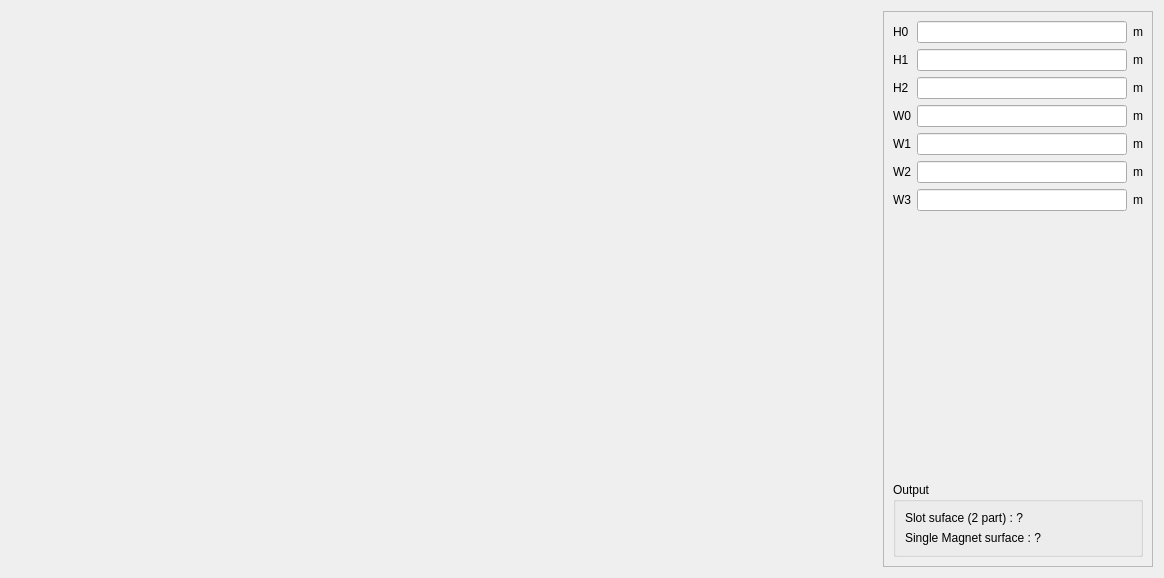
<?xml version="1.0" encoding="UTF-8"?>
<ui version="4.0">
 <class>PHoleM61</class>
 <widget class="QWidget" name="PHoleM61">
  <property name="geometry">
   <rect>
    <x>0</x>
    <y>0</y>
    <width>1164</width>
    <height>578</height>
   </rect>
  </property>
  <property name="minimumSize">
   <size>
    <width>0</width>
    <height>0</height>
   </size>
  </property>
  <property name="maximumSize">
   <size>
    <width>16777215</width>
    <height>16777215</height>
   </size>
  </property>
  <property name="windowTitle">
   <string>Form</string>
  </property>
  <layout class="QHBoxLayout" name="horizontalLayout">
   <item>
    <layout class="QVBoxLayout" name="verticalLayout_2">
     <item>
      <widget class="QLabel" name="img_slot">
       <property name="sizePolicy">
        <sizepolicy hsizetype="Preferred" vsizetype="Preferred">
         <horstretch>0</horstretch>
         <verstretch>0</verstretch>
        </sizepolicy>
       </property>
       <property name="minimumSize">
        <size>
         <width>0</width>
         <height>0</height>
        </size>
       </property>
       <property name="maximumSize">
        <size>
         <width>16777215</width>
         <height>16777215</height>
        </size>
       </property>
       <property name="text">
        <string/>
       </property>
       <property name="pixmap">
        <pixmap resource="../../../../Resources/pyleecan.qrc">:/images/images/MachineSetup/SMHoleMag/HoleM61_mag_int_rotor.png</pixmap>
       </property>
       <property name="scaledContents">
        <bool>false</bool>
       </property>
       <property name="alignment">
        <set>Qt::AlignCenter</set>
       </property>
      </widget>
     </item>
    </layout>
   </item>
   <item>
    <widget class="QScrollArea" name="scrollArea">
     <property name="minimumSize">
      <size>
       <width>270</width>
       <height>0</height>
      </size>
     </property>
     <property name="maximumSize">
      <size>
       <width>270</width>
       <height>16777215</height>
      </size>
     </property>
     <property name="widgetResizable">
      <bool>true</bool>
     </property>
     <widget class="QWidget" name="scrollAreaWidgetContents">
      <property name="geometry">
       <rect>
        <x>0</x>
        <y>0</y>
        <width>268</width>
        <height>554</height>
       </rect>
      </property>
      <layout class="QVBoxLayout" name="verticalLayout_3">
       <item>
        <layout class="QGridLayout" name="gridLayout">
         <item row="0" column="1">
          <widget class="FloatEdit" name="lf_H0"/>
         </item>
         <item row="1" column="1">
          <widget class="FloatEdit" name="lf_H1"/>
         </item>
         <item row="3" column="1">
          <widget class="FloatEdit" name="lf_W0"/>
         </item>
         <item row="3" column="0">
          <widget class="QLabel" name="in_W0">
           <property name="text">
            <string>W0</string>
           </property>
          </widget>
         </item>
         <item row="4" column="1">
          <widget class="FloatEdit" name="lf_W1"/>
         </item>
         <item row="1" column="2">
          <widget class="QLabel" name="unit_H1">
           <property name="text">
            <string>m</string>
           </property>
          </widget>
         </item>
         <item row="6" column="2">
          <widget class="QLabel" name="unit_W3">
           <property name="text">
            <string>m</string>
           </property>
          </widget>
         </item>
         <item row="5" column="2">
          <widget class="QLabel" name="unit_W2">
           <property name="text">
            <string>m</string>
           </property>
          </widget>
         </item>
         <item row="0" column="2">
          <widget class="QLabel" name="unit_H0">
           <property name="text">
            <string>m</string>
           </property>
          </widget>
         </item>
         <item row="5" column="0">
          <widget class="QLabel" name="in_W2">
           <property name="text">
            <string>W2</string>
           </property>
          </widget>
         </item>
         <item row="0" column="0">
          <widget class="QLabel" name="in_H0">
           <property name="text">
            <string>H0</string>
           </property>
          </widget>
         </item>
         <item row="3" column="2">
          <widget class="QLabel" name="unit_W0">
           <property name="text">
            <string>m</string>
           </property>
          </widget>
         </item>
         <item row="1" column="0">
          <widget class="QLabel" name="in_H1">
           <property name="text">
            <string>H1</string>
           </property>
          </widget>
         </item>
         <item row="5" column="1">
          <widget class="FloatEdit" name="lf_W2"/>
         </item>
         <item row="6" column="0">
          <widget class="QLabel" name="in_W3">
           <property name="text">
            <string>W3</string>
           </property>
          </widget>
         </item>
         <item row="4" column="0">
          <widget class="QLabel" name="in_W1">
           <property name="text">
            <string>W1</string>
           </property>
          </widget>
         </item>
         <item row="6" column="1">
          <widget class="FloatEdit" name="lf_W3"/>
         </item>
         <item row="4" column="2">
          <widget class="QLabel" name="unit_W1">
           <property name="text">
            <string>m</string>
           </property>
          </widget>
         </item>
         <item row="2" column="0">
          <widget class="QLabel" name="in_H2">
           <property name="text">
            <string>H2</string>
           </property>
          </widget>
         </item>
         <item row="2" column="2">
          <widget class="QLabel" name="unit_H2">
           <property name="text">
            <string>m</string>
           </property>
          </widget>
         </item>
         <item row="2" column="1">
          <widget class="FloatEdit" name="lf_H2">
           <property name="text">
            <string/>
           </property>
          </widget>
         </item>
        </layout>
       </item>
       <item>
        <widget class="WMatSelect" name="w_mat_4" native="true"/>
       </item>
       <item>
        <widget class="WMatSelect" name="w_mat_0" native="true">
         <property name="minimumSize">
          <size>
           <width>100</width>
           <height>0</height>
          </size>
         </property>
        </widget>
       </item>
       <item>
        <widget class="WMatSelect" name="w_mat_1" native="true">
         <property name="minimumSize">
          <size>
           <width>100</width>
           <height>0</height>
          </size>
         </property>
        </widget>
       </item>
       <item>
        <widget class="WMatSelect" name="w_mat_2" native="true">
         <property name="minimumSize">
          <size>
           <width>100</width>
           <height>0</height>
          </size>
         </property>
        </widget>
       </item>
       <item>
        <widget class="WMatSelect" name="w_mat_3" native="true"/>
       </item>
       <item>
        <spacer name="verticalSpacer_2">
         <property name="orientation">
          <enum>Qt::Vertical</enum>
         </property>
         <property name="sizeHint" stdset="0">
          <size>
           <width>20</width>
           <height>40</height>
          </size>
         </property>
        </spacer>
       </item>
       <item>
        <widget class="QGroupBox" name="g_output">
         <property name="minimumSize">
          <size>
           <width>200</width>
           <height>0</height>
          </size>
         </property>
         <property name="title">
          <string>Output</string>
         </property>
         <layout class="QVBoxLayout" name="verticalLayout">
          <item>
           <widget class="QLabel" name="out_slot_surface">
            <property name="text">
             <string>Slot suface (2 part) : ?</string>
            </property>
           </widget>
          </item>
          <item>
           <widget class="QLabel" name="out_magnet_surface">
            <property name="text">
             <string>Single Magnet surface : ?</string>
            </property>
           </widget>
          </item>
         </layout>
        </widget>
       </item>
      </layout>
     </widget>
    </widget>
   </item>
  </layout>
 </widget>
 <customwidgets>
  <customwidget>
   <class>WMatSelect</class>
   <extends>QWidget</extends>
   <header>......GUI.Dialog.DMatLib.WMatSelect.WMatSelect.h</header>
   <container>1</container>
  </customwidget>
  <customwidget>
   <class>FloatEdit</class>
   <extends>QLineEdit</extends>
   <header>......GUI/Tools/FloatEdit.h</header>
  </customwidget>
 </customwidgets>
 <tabstops>
  <tabstop>lf_H0</tabstop>
  <tabstop>lf_H1</tabstop>
  <tabstop>lf_H2</tabstop>
  <tabstop>lf_W0</tabstop>
  <tabstop>lf_W1</tabstop>
  <tabstop>lf_W2</tabstop>
  <tabstop>lf_W3</tabstop>
  <tabstop>scrollArea</tabstop>
 </tabstops>
 <resources>
  <include location="../../../../Resources/pyleecan.qrc"/>
  <include location="../../../../Resources/pyleecan.qrc"/>
 </resources>
 <connections/>
</ui>
